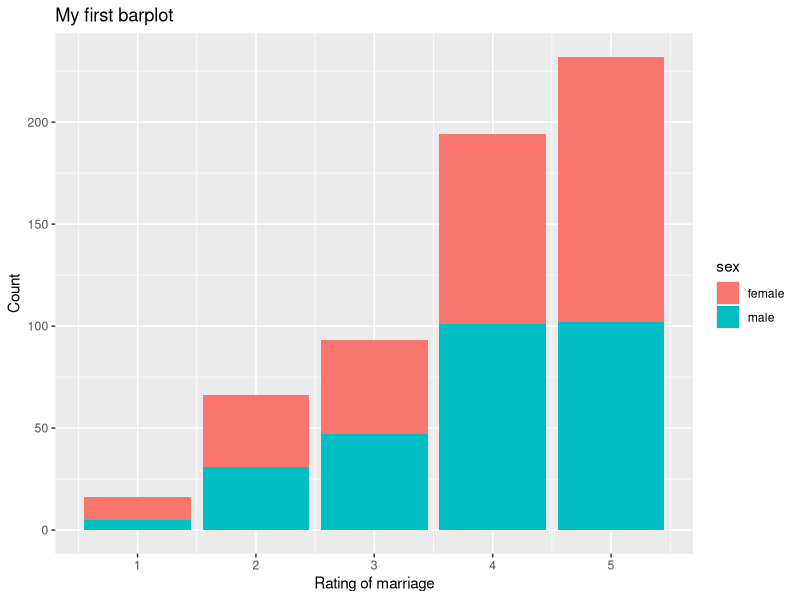
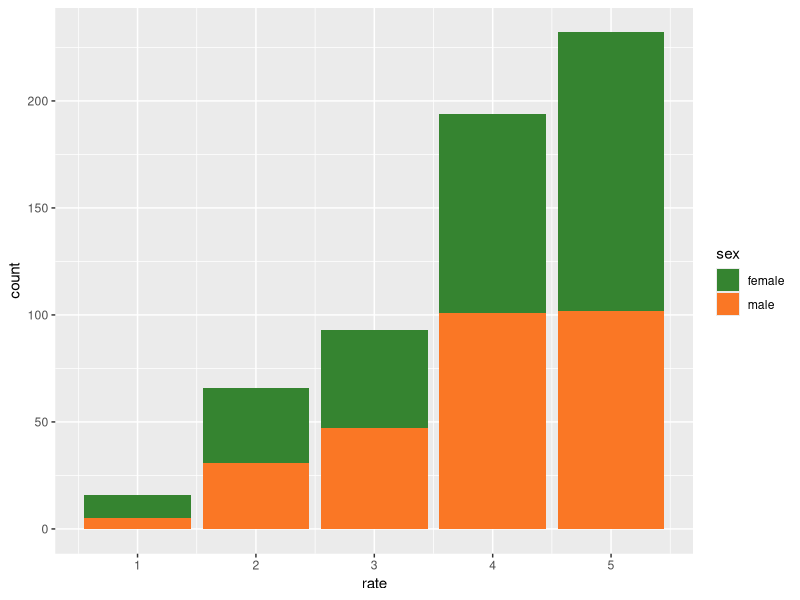
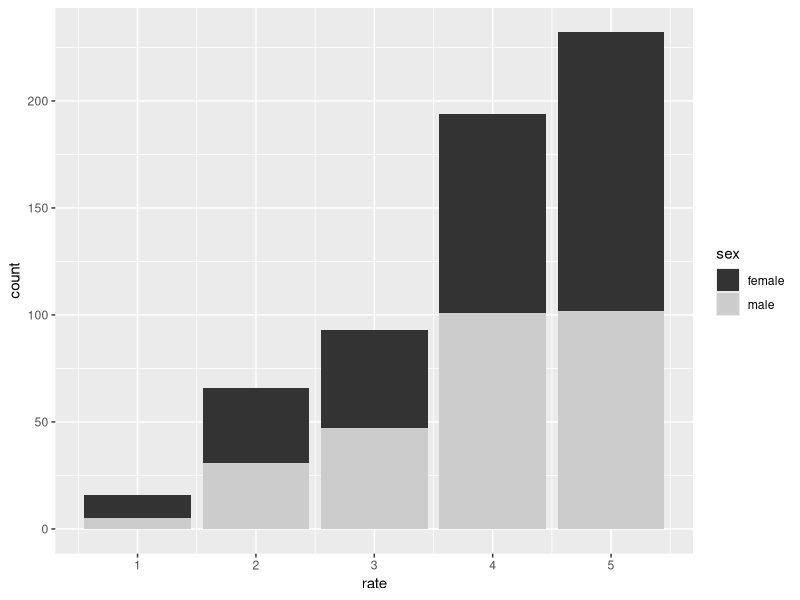
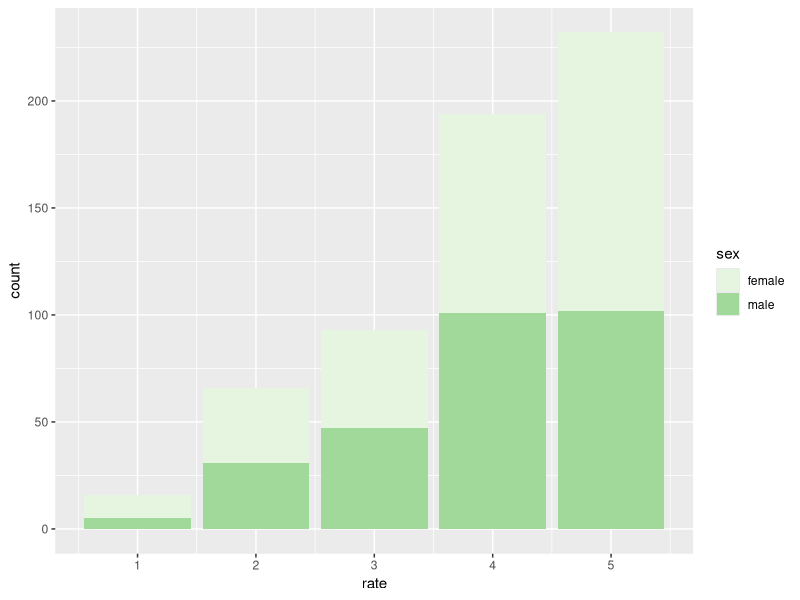
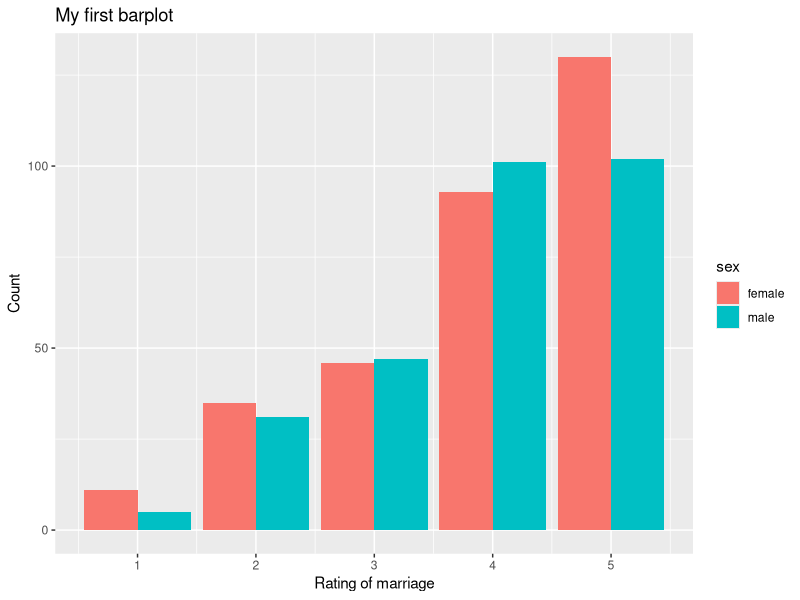
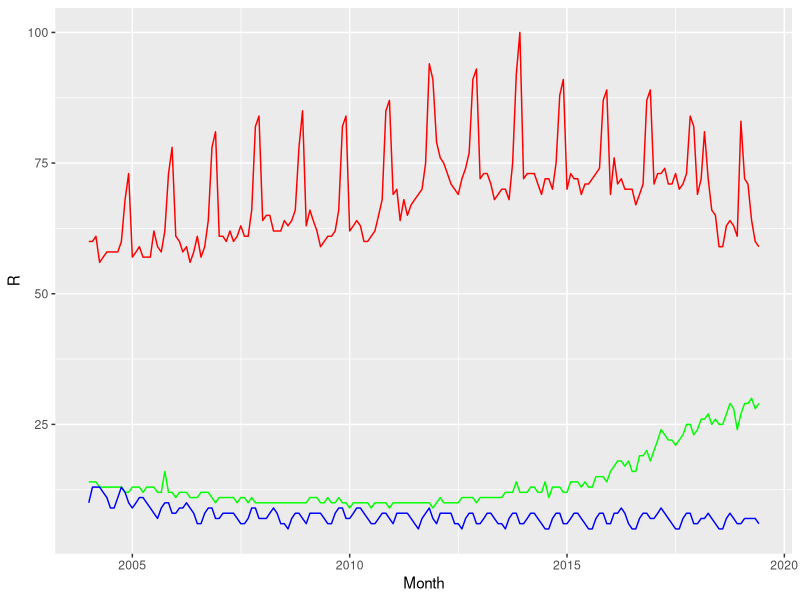
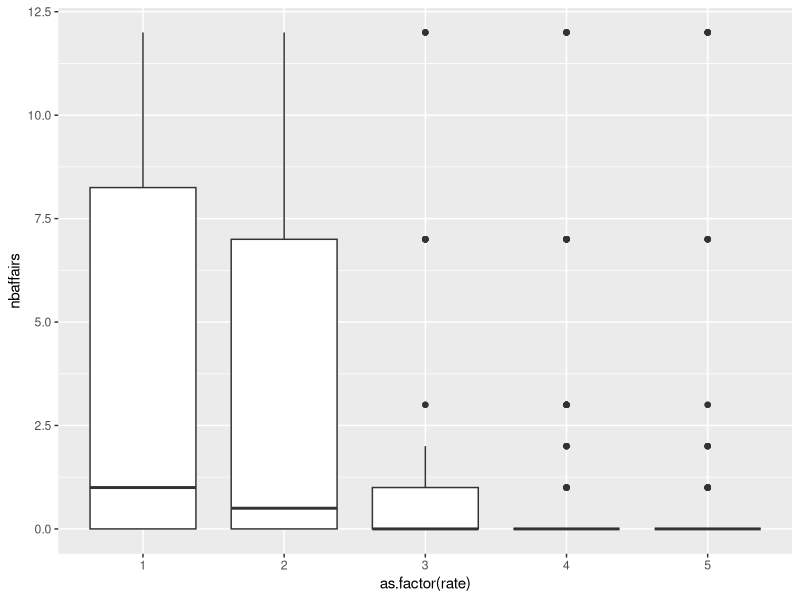
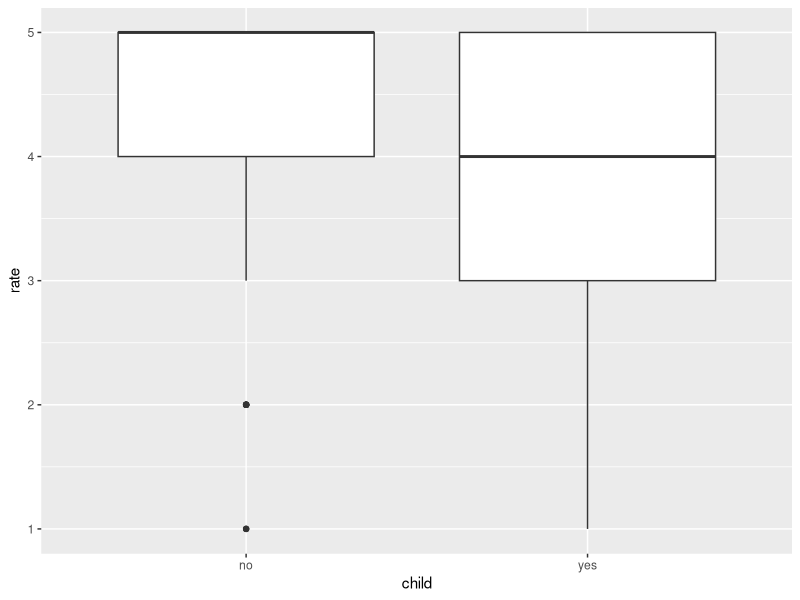

These figures' R source, in order:
# 8. Graphics with ggplot ----

# - layered grammar of graphics
# - www.ggplot2.org

library(ggplot2)
# install.packages("ggplot2")

# - *data* und *aesthetic mappings* (Mapping of variable to graphical property)
# - *geoms* (geometric objects)
# - *stats* (statistical transformations)
# - *scales* (map variable values into the aesthetic space)
# - *coord* (coord systems)
# - *facet* (devide graphic up into parts)
# - *theme*
# - *layout*

library(readr)
affairs <- read_csv("data/affairs.csv")

# 8.1 barplot
# Example 1: rating of marriage
# - geom_bar
# - aes(x, fill)
# - xlab, ylab
# - ggtitle
ggplot(affairs, aes(x = rate, group = sex, fill = sex)) +
  geom_bar() +
  xlab("Rating of marriage") +
  ylab("Count") +
  ggtitle("My first barplot")

# Example 2: child
# - scale_fill_manual(values = c("yes" = "..", "no" = ".."))
ggplot(affairs, aes(x = rate, group = sex, fill = sex)) +
  geom_bar() +
  scale_fill_manual(values = c("male" = "#FA7725", "female" = "#358430"))

ggplot(affairs, aes(x = rate, group = sex, fill = sex)) +
  geom_bar() +
  scale_fill_grey()

ggplot(affairs, aes(x = rate, group = sex, fill = sex)) +
  geom_bar() +
  scale_fill_brewer(palette = 5)
#     RRGGBB  - biggest: FF -> 255, 00 -> 0

# Example 3: grouped
# - group, fill
# - position = "dodge"
ggplot(affairs, aes(x = rate, group = sex, fill = sex)) +
  geom_bar(position = "dodge") +
  xlab("Rating of marriage") +
  ylab("Count") +
  ggtitle("My first barplot")

# 8.2 lineplot
library(readr)
lang <- read_csv(
  "data/lang.csv",
  col_names = c("Month", "R", "Python", "Matlab"), 
  col_types = cols(Month = col_date(format = "%Y-%m")), 
  skip = 3)

# - geom_line
# - fixed aesthetic col
# - geom_rug sided = "b"
ggplot(lang, aes(x = Month, y = R)) +
  geom_line(color = "red") +
  geom_line(mapping = aes(y = Python), color = "green") +
  geom_line(mapping = aes(y = Matlab), color = "blue")
  
# 8.3 boxplot
ggplot(affairs, aes(x = as.factor(rate), y = nbaffairs)) +
  geom_boxplot()

ggplot(affairs, aes(x = child, y = rate)) +
  geom_boxplot()

# 8.4 histogram
ggplot(affairs, aes(x = nbaffairs)) +
  geom_histogram()

ggplot(lang, aes(x = R)) +
  geom_histogram(fill = "red", alpha = 0.5, binwidth = 2) +
  geom_histogram(aes(x = Python), fill = "blue", alpha = 0.5, binwidth = 2) + 
  geom_histogram(aes(x = Matlab), fill = "green", alpha = 0.5, binwidth = 2)

pdf("myhistogram.pdf")
ggplot(lang, aes(x = R)) +
  geom_histogram(fill = "red", alpha = 0.5, binwidth = 2) +
  geom_histogram(aes(x = Python), fill = "blue", alpha = 0.5, binwidth = 2) + 
  geom_histogram(aes(x = Matlab), fill = "green", alpha = 0.5, binwidth = 2)
dev.off()

# 8.5 scatter plot
# - geom_smooth
ggplot(lang, aes(x = R, y = Python)) +
  geom_point() +
  geom_smooth(method = "loess", se = FALSE)

ggplot(lang, aes(x = R, y = Python)) +
  geom_point() +
  geom_smooth(method = "lm", se = FALSE, color = "purple")

ggplot(lang, aes(x = R, y = Python, color = Matlab)) +
  geom_point() +
  geom_smooth(method = "lm", se = FALSE, color = "purple") +
  scale_color_gradient(low = "green", high = "red")

# 8.6 facets
ggplot(affairs, aes(x = ym)) +
  geom_histogram() +
  facet_grid(. ~ child + sex)

# 8.7 save plot

# EXERCISES
# use affairs dataset
# - draw a histogram of the variable nbaffairs
ggplot(affairs, aes(x = nbaffairs)) +
  geom_histogram()

ggplot(affairs) +
  geom_histogram(aes(x = nbaffairs))
# - draw a grouped histogram for nbaffairs grouping on sex
ggplot(affairs, aes(x = nbaffairs, group = sex, fill = sex)) +
  geom_histogram(position = "dodge")
#   - change the colors for the groups

ggplot(affairs, aes(x = nbaffairs, group = sex, fill = sex)) +
  geom_histogram() +
  scale_fill_manual(values = c("female" = "green", "male" = "purple"))

# - draw boxplots for nbaffairs with rate on x axis
ggplot(affairs) +
  geom_boxplot(aes(x = factor(rate), y = nbaffairs, color = factor(rate),
                   fill = rate)) +
  scale_fill_gradient(low = "green", high = "red")

# - make 4 plots with histograms of rating of marriage splitting up for sex and variable child
ggplot(affairs) +
  geom_histogram(aes(x = rate)) +
  facet_grid(sex ~ child)
# - make a plot of age and nbaffairs and draw a smoothing line
ggplot(affairs, aes(x = age, y = nbaffairs)) +
  geom_point() +
  geom_smooth()
# - export plot as png and pdf

# tidy data
install.packages("tidyr")
library(tidyr)

dataLong <- gather(lang, key = lang, value = count, R:Matlab)
dataWide <- spread(dataLong, key = lang, value = count)

ggplot(dataLong, aes(x = Month, y = count, group = lang, color = lang)) +
  geom_line()

# EXERCISES
# - use your own data or data from 04-descriptive
# - have a look at http://www.cookbook-r.com/Graphs/ and recreate a plot of your choice
